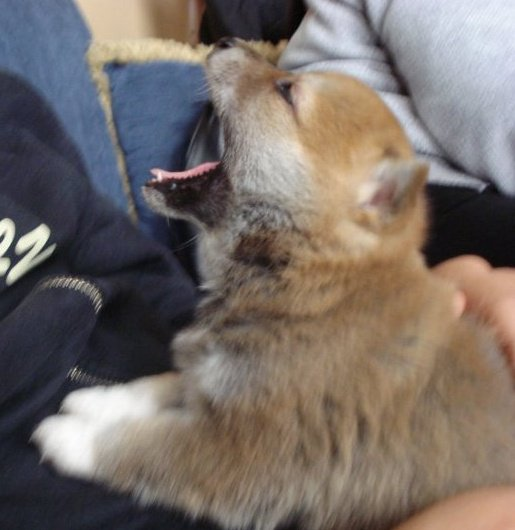
%> input picture lab3_hybrid/Zuko.jpg, 515 x 530 px
$ octave imageneshibridas.m   (GNU Octave 9; MATLAB toolbox functions it lacks are replaced by stand-ins)
%> lines starting %> are read from the running program, lines starting %| are printed output that depends on the picture
### lab3_hybrid/vis_hybrid_image.m
function output = vis_hybrid_image(hybrid_image)
%visualize a hybrid image by progressively downsampling the image and
%concatenating all of the images together.

scales = 7; %how many downsampled versions to create
scale_factor = 0.5; %how much to downsample each time
padding = 5; %how many pixels to pad.

original_height = size(hybrid_image,1);
num_colors = size(hybrid_image,3); %counting how many color channels the input has
output = hybrid_image;
cur_image = hybrid_image;

for i = 2:scales
    %add padding
    output = cat(2, output, ones(original_height, padding, num_colors));

    %dowsample image;
    cur_image = imresize(cur_image, scale_factor, 'bilinear');
    %pad the top and append to the output
    tmp = cat(1,ones(original_height - size(cur_image,1), size(cur_image,2), num_colors), cur_image);
    output = cat(2, output, tmp);
end


%code by James Hays

### lab3_hybrid/imageneshibridas.m
clc
clear all
close all
%% Modificacion Tama駉s y centros imagenes
%Imagen1
%Lectura
ZukoO = imread('Zuko.jpg');
%> ZukoO is the input picture: size 530x515x3 uint8; mean R, G, B 118.6, 109.1, 103.8
%Recorte
Zuko = imcrop(ZukoO,[100 0 530 515]);
imwrite(Zuko,'Imagen1Modificada.jpg')

[a,b,c]=size(Zuko);
%> a = 515; b = 416; c = 3
%Imagen2
%Lectura
SebastianO= imread('Sebastian.jpg');
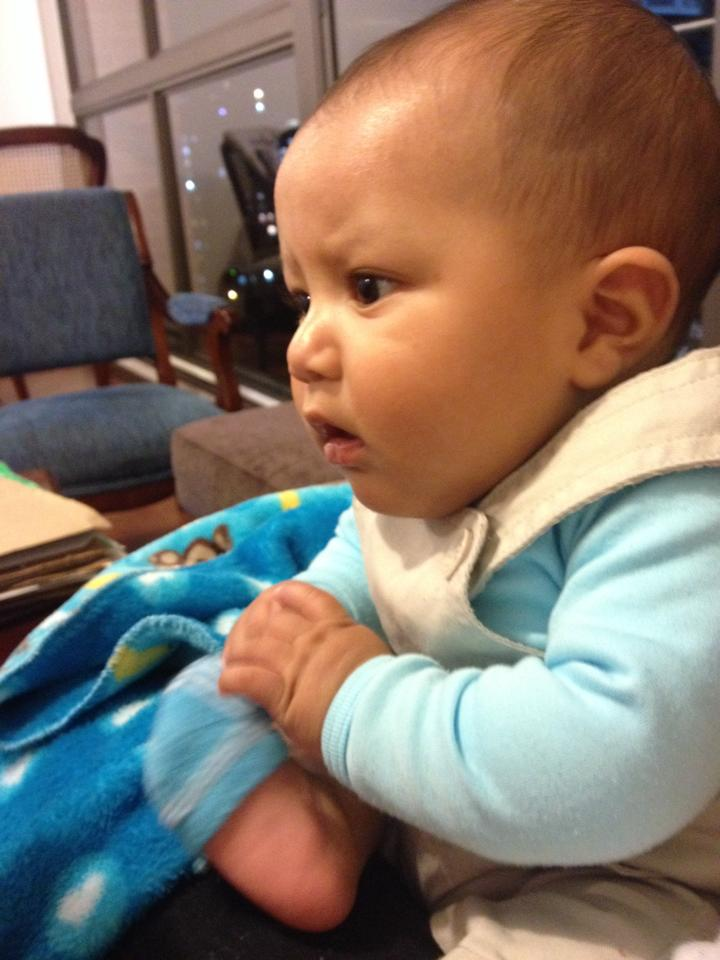
%> input picture lab3_hybrid/sebastian.jpg, 720 x 960 px
%> SebastianO is the input picture: size 960x720x3 uint8; mean R, G, B 131.8, 117.7, 105.7
% Recorte
Sebastian = imcrop(SebastianO,[200 0 960 720]);
%Escalamiento
Sebastian = imresize(Sebastian,[a b]);
%> Sebastian: size 515x416x3 uint8
imwrite(Zuko,'Imagen2Modificada.jpg')
%% Piramides escaladas
% Imagen1
% Niveles
I0Z= Zuko;

I1Z = impyramid(I0Z, 'reduce');
I2Z = impyramid(I1Z, 'reduce');

I3Z = impyramid(I2Z, 'reduce');
I4Z = impyramid(I3Z, 'reduce');
I5Z = impyramid(I4Z, 'reduce');
UltimoNivelZ=impyramid(I5Z, 'reduce');
% Graficas
figure
subplot(2,3,1)
imagesc(I0Z)
title 'Imagen Original';
subplot(2,3,2)
imagesc(I1Z)
title 'Primer nivel piramide escalado';
subplot(2,3,3)
imagesc(I2Z)
title 'Segundo nivel piramide escalado';
subplot(2,3,4)
imagesc(I3Z)
title 'tercer nivel piramide escalado';
subplot(2,3,5)
imagesc(I4Z)
title 'Cuarto nivel piramide escalado';
subplot(2,3,6)
imagesc(UltimoNivelZ)
title 'Ultimo nivel piramide escalado';

% Imagen 2
% Niveles
I0S=Sebastian;
I1S = impyramid(I0S, 'reduce');
I2S = impyramid(I1S, 'reduce');
I3S = impyramid(I2S, 'reduce');
I4S = impyramid(I3S, 'reduce');
I5S =impyramid(I4S, 'reduce');
UltimoNivelS=impyramid(I5S, 'reduce');
% Graficas
figure
subplot(2,3,1)
imagesc(I0S)
title 'Imagen Original';
subplot(2,3,2)
imagesc(I1S)
title 'Primer nivel piramide escalado';
subplot(2,3,3)
imagesc(I2S)
title 'Segundo nivel piramide escalado';
subplot(2,3,4)
imagesc(I3S)
title 'tercer nivel piramide escalado';
subplot(2,3,5)
imagesc(I4S)
title 'Cuarto nivel piramide escalado';
subplot(2,3,6)
imagesc(UltimoNivelS)
title 'Ultimo nivel piramide escalado';

%% Frecuenciasbajas
% Imagen2
FrecuenciasBajasS= imresize(UltimoNivelS,[a,b]);
% Imagen1
FrecuenciasBajasZ= imresize(UltimoNivelZ,[a,b]);

%% FrecuenciasAltas
% Imagen2
FrecuenciAsaltasS=I0S-FrecuenciasBajasS;
% Imagen1
FrecuenciAsaltasZ=I0Z-FrecuenciasBajasZ;
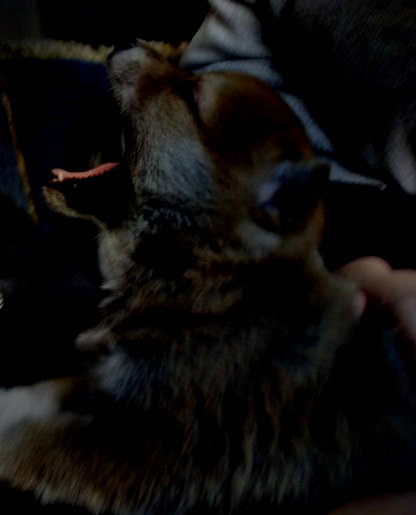
%> FrecuenciAsaltasZ: size 515x416x3 uint8; mean R, G, B 13.7, 12.4, 11.2

%% Imagen hibrida
% Fondo Imagen 1
ImagenHibrida1=FrecuenciAsaltasS+FrecuenciasBajasZ;
imwrite(ImagenHibrida1,'ImagenHibrida1.jpg')

% Fondo Imagen 2
ImagenHibrida2=FrecuenciAsaltasZ+FrecuenciasBajasS;
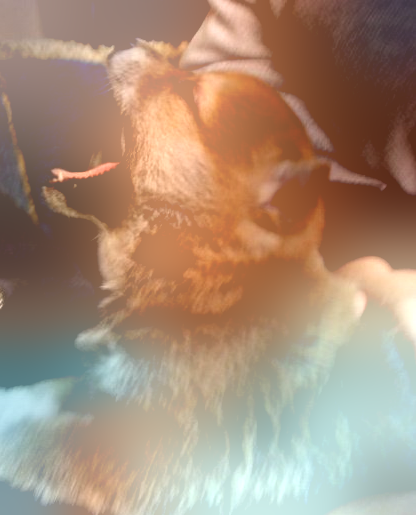
%> ImagenHibrida2: size 515x416x3 uint8; mean R, G, B 167.1, 142, 121.2
imwrite(ImagenHibrida2,'ImagenHibrida2.jpg')
%Grafica
figure
subplot(1,2,1)
imagesc (ImagenHibrida1)
title 'Imagen hibrida 1- Frecuencias bajas imagen 1'
subplot(1,2,2)
imagesc(ImagenHibrida2)
title 'Imagen hibrida 2- Frecuencias altas imagen 1'
%% Piramide escalada Imagen hibrida

%Imagen 1
% Niveles
I0H1=ImagenHibrida1;
I1H1 = impyramid(I0H1, 'reduce');
I2H1 = impyramid(I1H1, 'reduce');
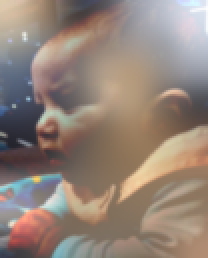
%> I2H1: size 129x104x3 uint8 (shown 2 times larger); mean R, G, B 147.1, 131.1, 120.7
I3H1 = impyramid(I2H1, 'reduce');
I4H1 = impyramid(I3H1, 'reduce');
I5H1 =impyramid(I4H1, 'reduce');
UltimoNivelH1=impyramid(I5H1, 'reduce');

% Graficas
figure
subplot(2,3,1)
imagesc(I0H1)
title 'Imagen Original';
subplot(2,3,2)
imagesc(I1H1)
title 'Primer nivel piramide escalado';
subplot(2,3,3)
imagesc(I2H1)
title 'Segundo nivel piramide escalado';
subplot(2,3,4)
imagesc(I3H1)
title 'tercer nivel piramide escalado';
subplot(2,3,5)
imagesc(I4H1)
title 'Cuarto nivel piramide escalado';
subplot(2,3,6)
imagesc(UltimoNivelH1)
title 'Ultimo nivel piramide escalado';

%Imagen 2
%Niveles
I0H2=ImagenHibrida2;
I1H2 = impyramid(I0H2, 'reduce');
I2H2 = impyramid(I1H2, 'reduce');
I3H2 = impyramid(I2H2, 'reduce');
I4H2 = impyramid(I3H2, 'reduce');
I5H2 =impyramid(I4H2, 'reduce');
UltimoNivelH2=impyramid(I5H2, 'reduce');

% Graficas
figure
subplot(2,3,1)
imagesc(I0H2)
title 'Imagen Original';
subplot(2,3,2)
imagesc(I1H2)
title 'Primer nivel piramide escalado';
subplot(2,3,3)
imagesc(I2H2)
title 'Segundo nivel piramide escalado';
subplot(2,3,4)
imagesc(I3H2)
title 'tercer nivel piramide escalado';
subplot(2,3,5)
imagesc(I4H2)
title 'Cuarto nivel piramide escalado';
subplot(2,3,6)
imagesc(UltimoNivelH2)
title 'Ultimo nivel piramide escalado';

%% Piramides sin escalamiento
%Imagen1
visZ=vis_hybrid_image(I0Z);
figure
imshow(visZ);
title 'Piramide de gauss Imagen 1';
imwrite(visZ,'PiramideImagen1.jpg')
%Imagen2
visS=vis_hybrid_image(I0S);
figure
imshow(visS);
title 'Piramide de gauss Imagen 2';
imwrite(visS,'PiramideImagen2.jpg')
%Imagenhibrida1
visH1=vis_hybrid_image(I0H1);
%> after the loop in vis_hybrid_image (call 3), `for i = 2:scales`:
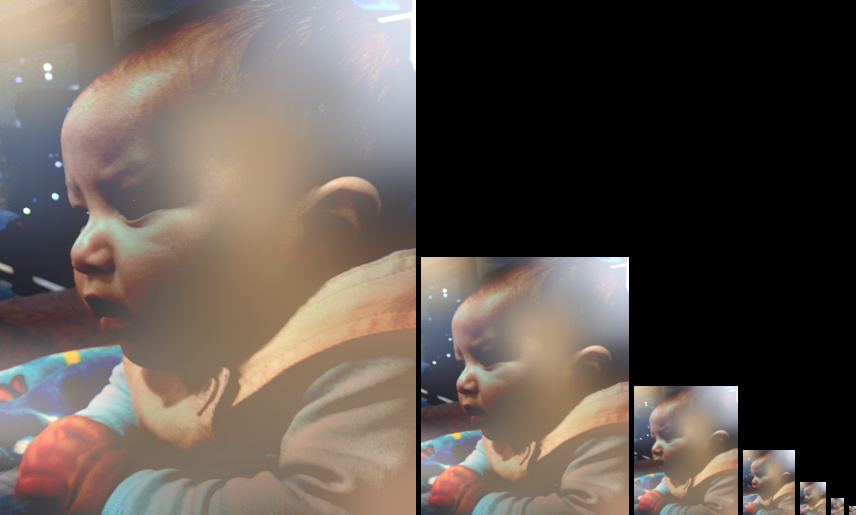
%> output: size 515x856x3 uint8; mean R, G, B 95.8, 85.3, 78.5
figure
imshow(visH1);
title 'Piramide de gauss Imagen Hibrida 1';
imwrite(visH1,'PiramideHibrida1.jpg')
%Imagenhibrida2
visH2=vis_hybrid_image(I0H2);
%> the loop in vis_hybrid_image (call 4), `for i = 2:scales` made 6 passes
%> pass 1, in vis_hybrid_image (call 4), `tmp = cat(1,ones(original_height - size(cur_image,1), size(cur_image,2..`:
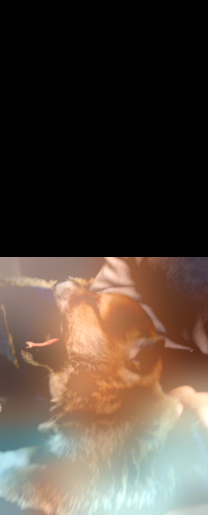
%> tmp: size 515x208x3 uint8; mean R, G, B 84.2, 71.6, 61.2
%> after the loop in vis_hybrid_image (call 4), `for i = 2:scales`:
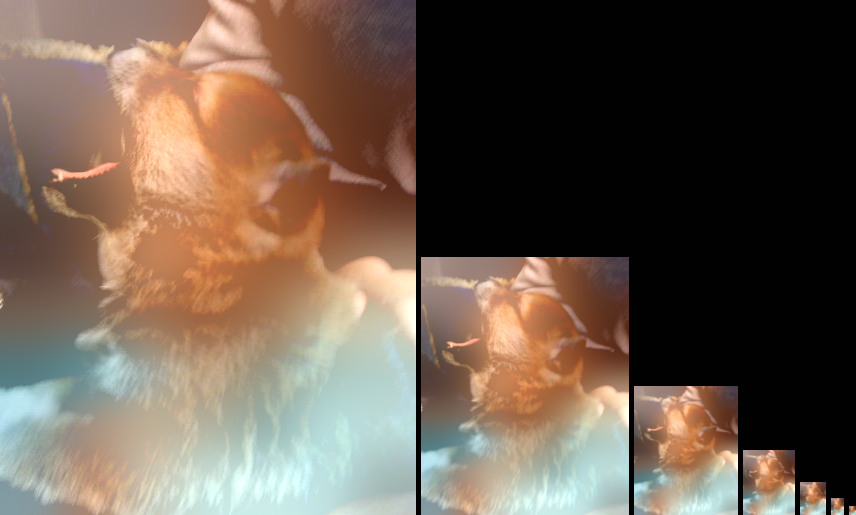
%> output: size 515x856x3 uint8; mean R, G, B 108.7, 92.4, 78.9
figure
imshow(visH2);
title 'Piramide de gauss Imagen Hibrida 2';
imwrite(visH2,'PiramideHibrida2.jpg')
